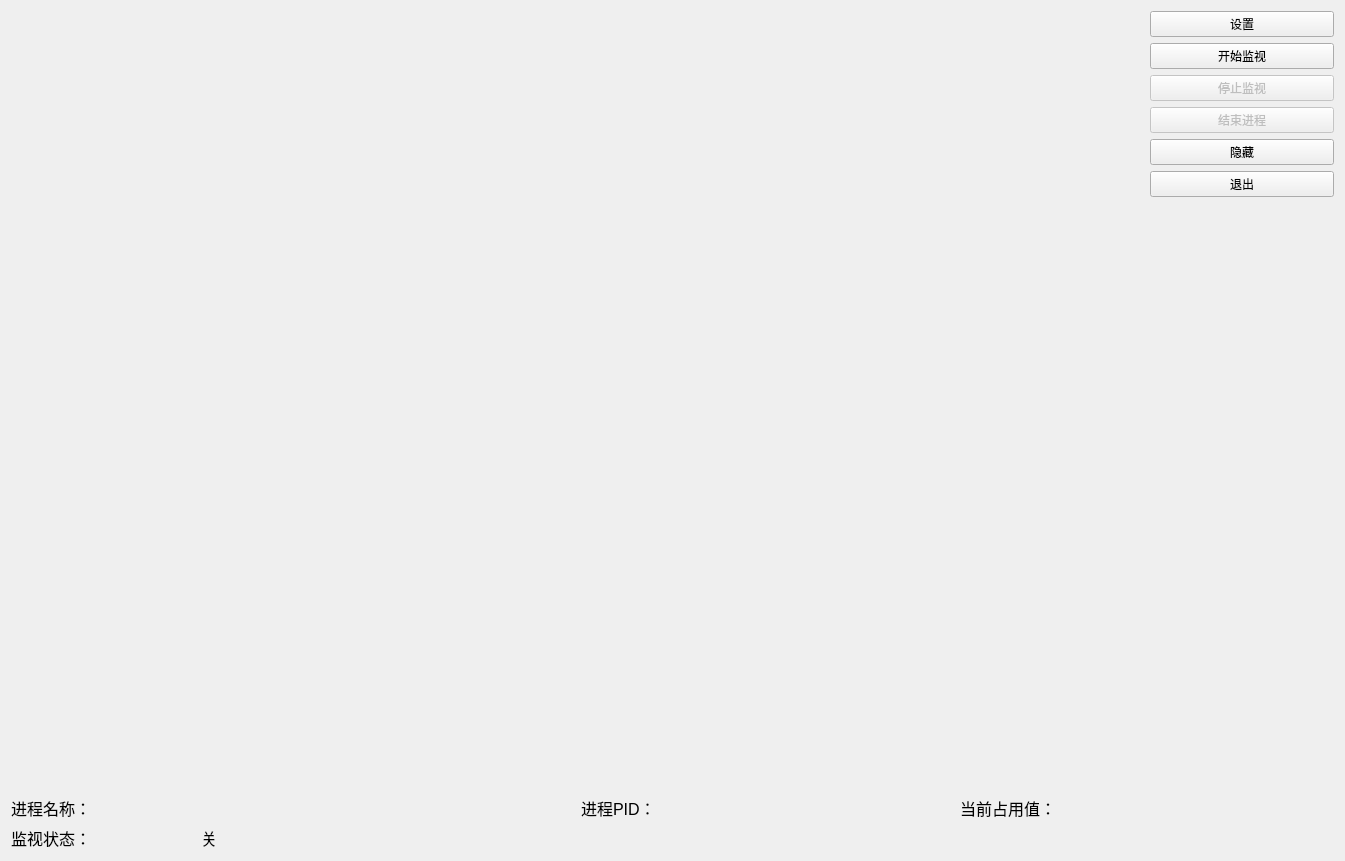
<?xml version="1.0" encoding="UTF-8"?>
<ui version="4.0">
 <class>monitorDWMClass</class>
 <widget class="QWidget" name="monitorDWMClass">
  <property name="geometry">
   <rect>
    <x>0</x>
    <y>0</y>
    <width>1345</width>
    <height>861</height>
   </rect>
  </property>
  <property name="windowTitle">
   <string>monitorDWM</string>
  </property>
  <layout class="QFormLayout" name="formLayout">
   <item row="0" column="0" colspan="2">
    <layout class="QGridLayout" name="gridLayout">
     <item row="2" column="6">
      <widget class="QPushButton" name="StopButton">
       <property name="enabled">
        <bool>false</bool>
       </property>
       <property name="text">
        <string>停止监视</string>
       </property>
      </widget>
     </item>
     <item row="6" column="6">
      <spacer name="verticalSpacer">
       <property name="orientation">
        <enum>Qt::Vertical</enum>
       </property>
       <property name="sizeHint" stdset="0">
        <size>
         <width>20</width>
         <height>40</height>
        </size>
       </property>
      </spacer>
     </item>
     <item row="7" column="3">
      <widget class="QLabel" name="ProPIDLabel">
       <property name="font">
        <font>
         <pointsize>12</pointsize>
        </font>
       </property>
       <property name="text">
        <string>进程PID：</string>
       </property>
      </widget>
     </item>
     <item row="8" column="0">
      <widget class="QLabel" name="MonitorStateLabel">
       <property name="font">
        <font>
         <pointsize>12</pointsize>
        </font>
       </property>
       <property name="text">
        <string>监视状态：</string>
       </property>
      </widget>
     </item>
     <item row="7" column="4">
      <widget class="QLabel" name="PPIDLabel">
       <property name="font">
        <font>
         <pointsize>12</pointsize>
        </font>
       </property>
       <property name="text">
        <string/>
       </property>
      </widget>
     </item>
     <item row="7" column="1" colspan="2">
      <widget class="QLabel" name="PNameLabel">
       <property name="font">
        <font>
         <pointsize>12</pointsize>
        </font>
       </property>
       <property name="text">
        <string/>
       </property>
      </widget>
     </item>
     <item row="7" column="0">
      <widget class="QLabel" name="ProNameLabel">
       <property name="font">
        <font>
         <pointsize>12</pointsize>
        </font>
       </property>
       <property name="text">
        <string>进程名称：</string>
       </property>
      </widget>
     </item>
     <item row="1" column="6">
      <widget class="QPushButton" name="StartButton">
       <property name="text">
        <string>开始监视</string>
       </property>
      </widget>
     </item>
     <item row="7" column="6">
      <widget class="QLabel" name="NowLabel">
       <property name="font">
        <font>
         <pointsize>12</pointsize>
        </font>
       </property>
       <property name="text">
        <string/>
       </property>
      </widget>
     </item>
     <item row="7" column="5">
      <widget class="QLabel" name="Tex_NowLabel">
       <property name="font">
        <font>
         <pointsize>12</pointsize>
        </font>
       </property>
       <property name="text">
        <string>当前占用值：</string>
       </property>
      </widget>
     </item>
     <item row="0" column="6">
      <widget class="QPushButton" name="SettingsButton">
       <property name="text">
        <string>设置</string>
       </property>
      </widget>
     </item>
     <item row="4" column="6">
      <widget class="QPushButton" name="HideButton">
       <property name="font">
        <font>
         <pointsize>9</pointsize>
        </font>
       </property>
       <property name="text">
        <string>隐藏</string>
       </property>
      </widget>
     </item>
     <item row="0" column="0" rowspan="7" colspan="6">
      <widget class="QChartView" name="widget" native="true"/>
     </item>
     <item row="3" column="6">
      <widget class="QPushButton" name="StopProButton">
       <property name="enabled">
        <bool>false</bool>
       </property>
       <property name="text">
        <string>结束进程</string>
       </property>
      </widget>
     </item>
     <item row="8" column="1">
      <widget class="QLabel" name="StateLabel">
       <property name="font">
        <font>
         <pointsize>12</pointsize>
        </font>
       </property>
       <property name="text">
        <string>关</string>
       </property>
      </widget>
     </item>
     <item row="5" column="6">
      <widget class="QPushButton" name="QuitButton">
       <property name="text">
        <string>退出</string>
       </property>
      </widget>
     </item>
    </layout>
   </item>
  </layout>
 </widget>
 <layoutdefault spacing="6" margin="11"/>
 <customwidgets>
  <customwidget>
   <class>QChartView</class>
   <extends>QWidget</extends>
   <header>qchartview.h</header>
   <container>1</container>
  </customwidget>
 </customwidgets>
 <resources>
  <include location="monitorDWM.qrc"/>
 </resources>
 <connections>
  <connection>
   <sender>HideButton</sender>
   <signal>clicked()</signal>
   <receiver>monitorDWMClass</receiver>
   <slot>close()</slot>
   <hints>
    <hint type="sourcelabel">
     <x>721</x>
     <y>100</y>
    </hint>
    <hint type="destinationlabel">
     <x>801</x>
     <y>211</y>
    </hint>
   </hints>
  </connection>
 </connections>
</ui>
